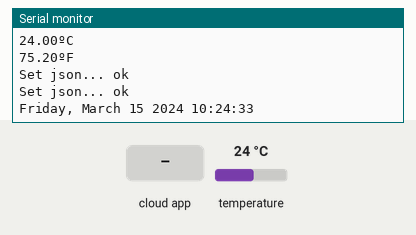
This sketch was run on a simulated ESP32. Parts: the last lines printed to the serial monitor. Inputs (shaded band) come from the test bench; at power-on: temperature 24 °C. WiFi joins after 1.5 s; servers stay silent unless stated; the local clock reads 2024-03-15 10:24:30 at power-on unless the sketch sets it.

Above: at 3.3 s.
3.4 s: the phone or cloud app sets data to 0
At 3.9 s:
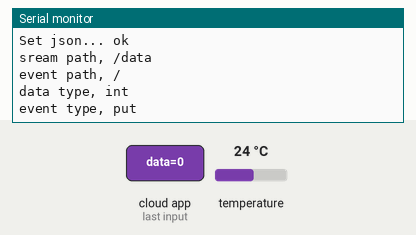
4.9 s: temperature set to 12 °C
At 6.3 s:
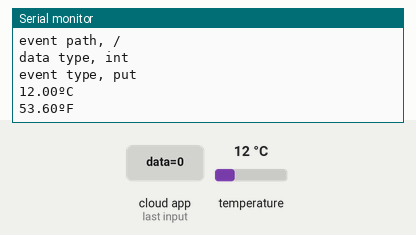
6.4 s: temperature set to 19 °C
At 7.0 s:
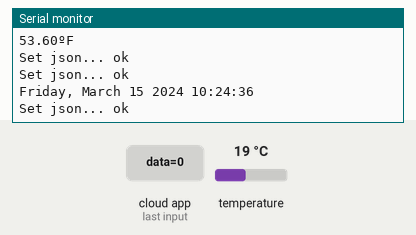
Timing chart, 0 to 9.4 s (numbered marks = the images above; inputs shaded):
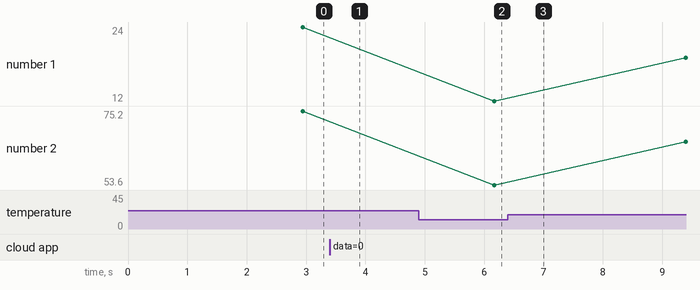

The sketch:

DS18B20_ESP32_firebase_with_lib.ino
```cpp
#include "OneWire.h"
#include "DallasTemperature.h"
#include "time.h"
#include<TimeLib.h>
#include<ESP32Time.h>

const int oneWireBus = 4;

OneWire oneWire(oneWireBus);
DallasTemperature temp_sensor(&oneWire);

//json
#include "ArduinoJson.h"

#include "WiFi.h"
#include <FirebaseESP32.h>

const char* WIFI_SSID = "Airel_8308842346";
const char* WIFI_PASSWORD =  "air34689";

//Provide the token generation process info.
#include "addons/TokenHelper.h"
//Provide the RTDB payload printing info and other helper functions.
#include "addons/RTDBHelper.h"

#define API_KEY "AIzaSyBrZHcv7wRpuarsakB6TgMFGlQvKHbIDmg"
#define DATABASE_URL "https://ds18b20-a074c-default-rtdb.firebaseio.com/"
#define USER_EMAIL "akx2404@gmail.com"
#define USER_PASSWORD ""

//Define Firebase Data object
FirebaseData stream;
FirebaseData fbdo;

FirebaseAuth auth;
FirebaseConfig config;

unsigned long sendDataPrevMillis = 0;

void streamCallback(StreamData data)
{
  Serial.printf("sream path, %s\nevent path, %s\ndata type, %s\nevent type, %s\n\n",
                data.streamPath().c_str(),
                data.dataPath().c_str(),
                data.dataType().c_str(),
                data.eventType().c_str());
  printResult(data); //see addons/RTDBHelper.h
  Serial.println();
}

void streamTimeoutCallback(bool timeout)
{
  if (timeout)
    Serial.println("stream timeout, resuming...\n");
}

const char* ntpServer = "pool.ntp.org";
const long  gmtOffset_sec = 19800;
const int   daylightOffset_sec = 0;
struct tm timeinfo;
String printLocalTime()
{
  char s[51];
  if(!getLocalTime(&timeinfo)){
    Serial.println("Failed to obtain time");
    return "";
  }
  Serial.println(&timeinfo, "%A, %B %d %Y %H:%M:%S");
  strftime(s, 50, "%A, %B %d %Y %H:%M:%S", &timeinfo);
  return String(s);
}

void setup() {
  Serial.begin(115200);
  temp_sensor.begin();

  WiFi.begin(WIFI_SSID, WIFI_PASSWORD);
  Serial.print("Connecting to Wi-Fi");
  while (WiFi.status() != WL_CONNECTED)
  {
    delay(1000);
    Serial.print(".");
  }
  Serial.println();
  Serial.print("Connected with IP: ");
  Serial.println(WiFi.localIP());
  Serial.println();

  config.api_key = API_KEY;
  config.database_url = DATABASE_URL;
  auth.user.email = USER_EMAIL;
  auth.user.password = USER_PASSWORD;

  config.token_status_callback = tokenStatusCallback;

  Firebase.begin(&config, &auth);
  //Firebase.begin(DATABASE_URL, "12cOS7SDVROu16ekFqIzbc06k9En9xhfqgdkqiqj");

  Firebase.reconnectWiFi(true);

  if (!Firebase.beginStream(stream, "/data"))
    Serial.printf("sream begin error, %s\n\n", stream.errorReason().c_str());

  Firebase.setStreamCallback(stream, streamCallback, streamTimeoutCallback);

  configTime(gmtOffset_sec, daylightOffset_sec, ntpServer);
  printLocalTime();
}

void loop() {
  temp_sensor.requestTemperatures();
  float temperatureC = temp_sensor.getTempCByIndex(0);
  float temperatureF = temp_sensor.getTempFByIndex(0);
  Serial.print(temperatureC);
  Serial.println("ºC");
  Serial.print(temperatureF);
  Serial.println("ºF");

  if (Firebase.ready())
    {
      FirebaseJson json;
      json.add("Temperature_C", temperatureC);
      Serial.printf("Set json... %s\n\n", Firebase.setJSON(fbdo, "/data", json) ? "ok" : fbdo.errorReason().c_str());
      json.add("Temperature_F", temperatureF);
      Serial.printf("Set json... %s\n\n", Firebase.setJSON(fbdo, "/data", json) ? "ok" : fbdo.errorReason().c_str());
      json.add("Timestamp", printLocalTime());
      Serial.printf("Set json... %s\n\n", Firebase.setJSON(fbdo, "/data", json) ? "ok" : fbdo.errorReason().c_str());


    }

  delay(2000);
}
```

Measured:
- after the input at 3.4 s, the serial monitor: prints a new line after 0.07 s (image 1)
- after the input at 4.9 s, the serial monitor: prints a new line after 1.3 s (image 2)
- plotted number 1: 24 → 12 after the input at 4.9 s, 12 → 19 after the input at 6.4 s
- plotted number 2: 75.2 → 53.6 after the input at 4.9 s, 53.6 → 66.2 after the input at 6.4 s
